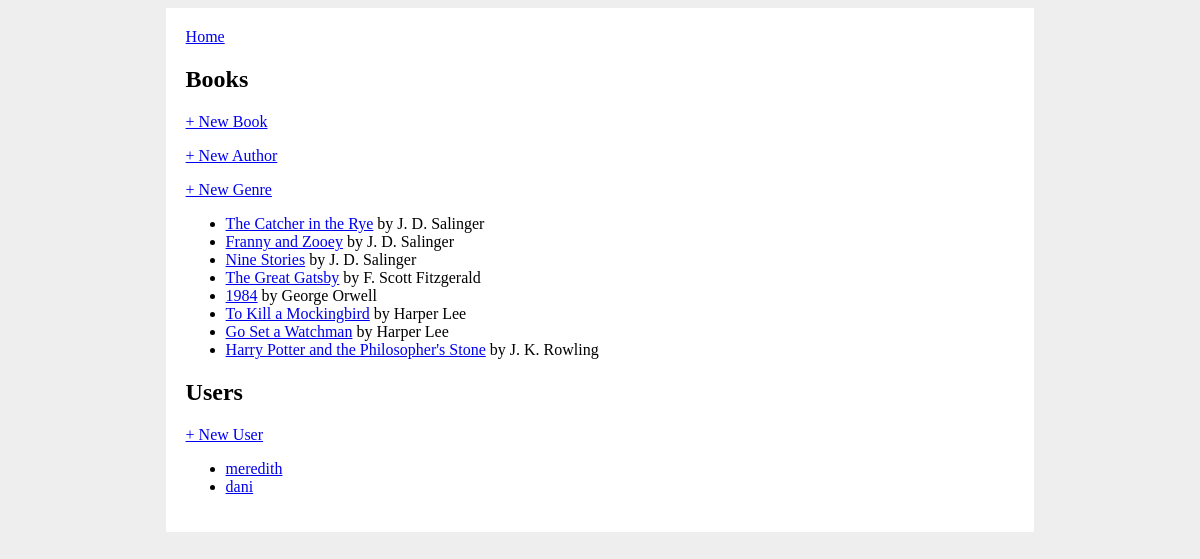
The app's page /, older data.
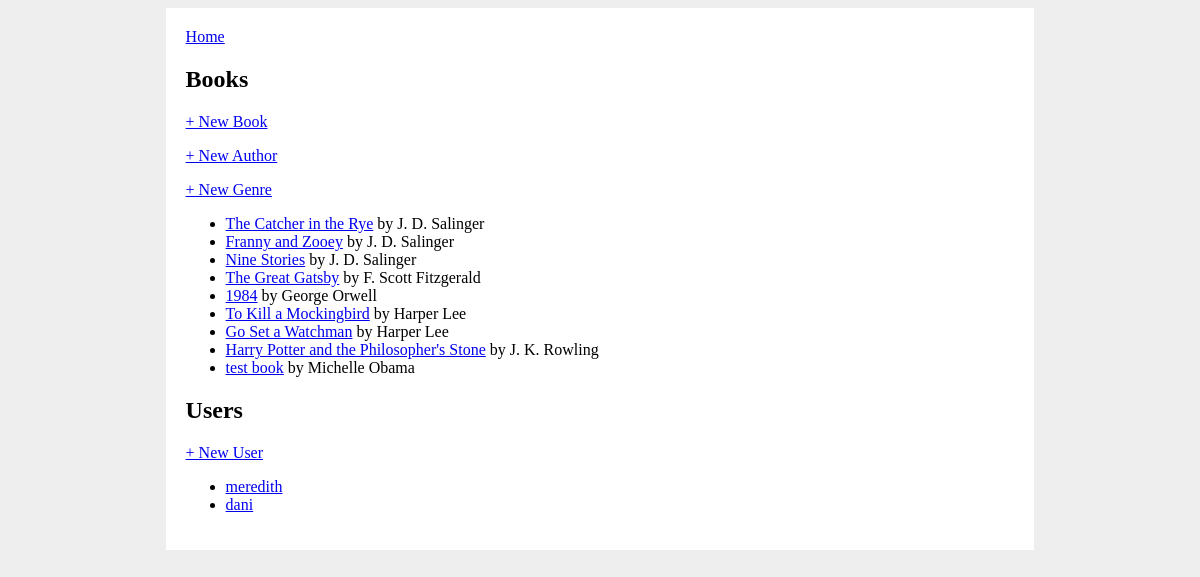
The same page, newer data.
### books_app/models.py (models this page shows, shortened)
class Book(db.Model):
    id = db.Column(db.Integer, primary_key=True)
    title = db.Column(db.String(80), nullable=False)
    publish_date = db.Column(db.Date)
    author_id = db.Column(db.Integer, db.ForeignKey('author.id'), nullable=False)
    author = db.relationship('Author', back_populates='books')
    audience = db.Column(db.Enum(Audience), default=Audience.ALL)
    genres = db.relationship(
        'Genre', secondary='book_genre', back_populates='books')
    users_who_favorited = db.relationship(
        'User', secondary='user_book', back_populates='favorite_books')

class Author(db.Model):
    id = db.Column(db.Integer, primary_key=True)
    name = db.Column(db.String(80), nullable=False)
    biography = db.Column(db.String(200))
    books = db.relationship('Book', back_populates='author')

class User(db.Model):
    id = db.Column(db.Integer, primary_key=True)
    username = db.Column(db.String(80), nullable=False, unique=True)
    favorite_books = db.relationship(
        'Book', secondary='user_book', back_populates='users_who_favorited')

### books_app/routes.py (the view)
@main.route('/')
def homepage():
    all_books = Book.query.all()
    all_users = User.query.all()
    return render_template('home.html',
        all_books=all_books, all_users=all_users)

### books_app/templates/home.html
{% extends 'base.html' %}
{% block content %}
<h2>Books</h2>
<p>
    <a href="/create_book">+ New Book</a>
</p>
<p>
    <a href="/create_author">+ New Author</a>
</p>
<p>
    <a href="/create_genre">+ New Genre</a>
</p>
<ul>
{% for book in all_books %}
    <li><a href="/book/{{ book.id }}">{{ book.title }}</a> by {{ book.author.name }}</li>
{% endfor %}
</ul>
<h2>Users</h2>
<p>
    <a href="/create_user">+ New User</a>
</p>
<ul>
    {% for user in all_users %}
        <li><a href="/profile/{{ user.username }}">{{ user.username }}</a></li>
    {% endfor %}
</ul>
{% endblock %}

Row changes from the older to the newer data that the page shows:
added Book: title "test book", author.name "Michelle Obama"
